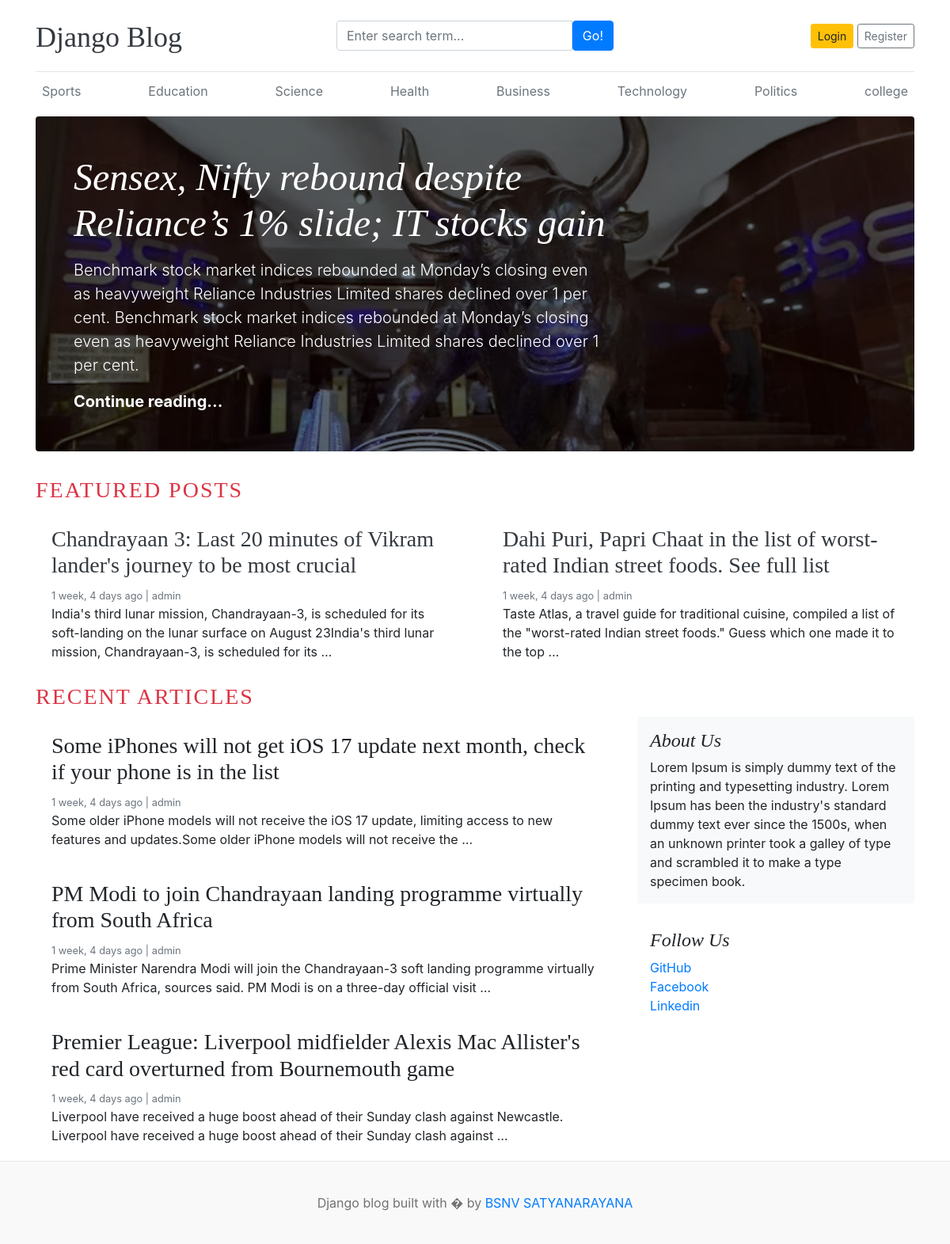
The page / on the database its author committed.
### blog/models.py (models this page shows, shortened)
class Category(models.Model):
    category_name=models.CharField(max_length=50,unique=True)
    created_at=models.DateTimeField(auto_now_add=True)
    updated_at=models.DateTimeField(auto_now=True)
    class Meta:
        verbose_name_plural='categories'

class Blog(models.Model):
    title=models.CharField(max_length=100)
    slug=models.SlugField(max_length=150,unique=True,blank=True)
    category=models.ForeignKey(Category,on_delete=models.CASCADE)
    author=models.ForeignKey(User,on_delete=models.CASCADE)
    featured_image=models.ImageField(upload_to='upload/%Y/%M/%d')
    short_description=models.TextField(max_length=2000)
    blog_body=models.TextField(max_length=5000)
    status=models.CharField(max_length=20,choices=STATUS_CHOICES,default=0)
    is_featured=models.BooleanField(default=False)
    created_at=models.DateTimeField(auto_now_add=True)
    updated_at=models.DateTimeField(auto_now=True)

### social/models.py (models this page shows, shortened)
class About(models.Model):
    about_heading=models.CharField(max_length=25)
    about_description=models.TextField(max_length=255)
    created_at=models.DateTimeField(auto_now_add=True)
    updated_at=models.DateTimeField(auto_now=True)
    class Meta:
        verbose_name_plural='About'

class SocialLink(models.Model):
    platform=models.CharField(max_length=25)
    link=models.URLField(max_length=100)
    created_at=models.DateTimeField(auto_now_add=True)
    updated_at=models.DateTimeField(auto_now=True)

### project1/views.py (the view)
# urls.py: 2. Add a URL to urlpatterns:  path('', views.home, name='home')
def home(request):
    featured_posts=Blog.objects.filter(is_featured=True,status='Published').order_by('-updated_at')
    posts=Blog.objects.filter(is_featured=False,status='Published')
    try:
        about=About.objects.get()
    except:
        about=None
    context={
        'featured_posts':featured_posts,
        'posts':posts,
        'about':about,
    }
    return render(request,'home.html',context)

### blog/context_processors.py (called while the page is built)
def get_categories(request):
    categories=Category.objects.all()
    return dict(categories=categories)

def get_social_links(request):
    social_links=SocialLink.objects.all()
    return dict(social_links=social_links)

### templates/home.html
{% extends 'base.html' %}
{% block content %}
{% for post in featured_posts %}
{% if forloop.first %}
<div class="jumbotron p-3 p-md-5 text-white rounded bg-dark" style="background-image: url({{post.featured_image.url}});background-blend-mode: overlay;background-size:cover;">
    <div class="col-md-8 px-0">
      <h1 class="display-4 font-italic">{{post.title}}</h1>
      <p class="lead my-3">{{post.short_description}}</p>
      <p class="lead mb-0"><a href="{% url 'blogs' post.slug %}" class="text-white font-weight-bold">Continue reading...</a></p>
    </div>
  </div>
  {% endif %}
  {% endfor %}
  <h3 class="text-uppercase text-danger" style="letter-spacing:2px;">Featured Posts</h3>
  <div class="row mb-2">
    {% for post in featured_posts %}
      {% if not forloop.first %}
    <div class="col-md-6">
      <div class="card border-0" >
        <div class="card-body">
          <h3><a href="{% url 'blogs' post.slug %}" class="text-dark">{{post.title}}</a></h3>
          <small class="mb-1 text-muted">{{post.created_at | timesince}} ago | {{post.author}}</small>
          <p class="card-text">{{post.short_description | truncatewords:25}}</p>
        </div>
      </div>
    </div>
      {% endif %}
    {% endfor %}
  </div>
  <h3 class="text-uppercase text-danger" style="letter-spacing:2px;">Recent Articles</h3>
  <main role="main" class="container p-0">
    <div class="row">
      <div class="col-md-8 blog-main">
        {% for post in posts %}
        <div class="card border-0" >
          <div class="card-body">
            <h3>{{post.title}}</h3>
            <small class="mb-1 text-muted">{{post.created_at | timesince}} ago | {{post.author}}</small>
            <p class="card-text">{{post.short_description | truncatewords:25}}</p>
          </div>
        </div>
        {% endfor %}
      </div>
      <aside class="col-md-4 blog-sidebar">
        <div class="p-3 mb-3 bg-light rounded">
          <h4 class="font-italic">{{about.about_heading}}</h4>
          <p class="mb-0">{{about.about_description}}</p>
        </div>
        {% if social_links %}
        <div class="p-3">
          <h4 class="font-italic">Follow Us</h4>
          <ol class="list-unstyled">
            {% for i in social_links  %}
            <li><a href="{{i.link}}" target="_blank">{{i.platform}}</a></li>
            {% endfor %}
          </ol>
        </div>
      </aside>
    {% endif %}
    </div>
  </main>
</div>
{% endblock  %}

### templates/base.html (shortened to what this page needs)
{% load static %}
<!DOCTYPE html>
<html lang="en">
<head>
    <link href="https://getbootstrap.com/docs/4.0/dist/css/bootstrap.min.css" rel="stylesheet">
    <link href="{% static 'css/blog.css' %}" rel="stylesheet">
  </head>
<body>
    <div class="container">
      <header class="blog-header py-3">
        <div class="row flex-nowrap justify-content-between align-items-center">
          <div class="col-4 pt-1">
            <a class="blog-header-logo text-dark" href="/">Django Blog</a>
          </div>
          <div class="col-4">
             <form action="{% url 'search' %}" method="GET">
              <div class="input-group">
                <input class="form-control" type="text" name="keyword" value="{{keyword}}" placeholder="Enter search term..." aria-label="Enter search term..." aria-describedby="button-search" />
                <button type="submit" class="btn btn-primary" id="button-search" type="button">Go!</button>
            </div>
             </form>
          </div>
          <div class="col-4 d-flex justify-content-end align-items-center">
            {% if not user.is_authenticated %}
            <a class="btn btn-sm btn-warning" href="{% url 'login' %}">Login</a> &nbsp;
            <a class="btn btn-sm btn-outline-secondary" href="{% url 'register' %}">Register</a>
          </div>
            {% else %}
            <span><a href="{% url 'dashboard' %}">dashboard</a></span>
            &emsp;
            <span><a href="{% url 'logout' %}">Logout</a></span>
            {% endif %}
        </div>
      </header>
      <div class="nav-scroller py-1 mb-2">
        <nav class="nav d-flex justify-content-between">
          {% for cat in categories %}
          <a class="p-2 text-muted" href="{% url 'posts_by_category' cat.id %}">{{cat.category_name}}</a>
          {% endfor %}
        </nav>
      </div>
{% block content %}
{% endblock  %}
<footer class="blog-footer">
    <p>Django blog built with � by <a href="#">BSNV SATYANARAYANA</a></p>
  </footer>
  </body>
  </html>

### project1/static/css/blog.css (style rules this page uses)
.blog-header { border-bottom: 1px solid #e5e5e5; }
.blog-header-logo { font-family: "Playfair Display", Georgia, "Times New Roman", serif; font-size: 2.25rem; }
h1, h2, h3, h4, h5, h6 { font-family: "Playfair Display", Georgia, "Times New Roman", serif; }
.display-4 { font-size: 2.5rem; }
@media (min-width: 768px) { .display-4 { font-size: 3rem; } }
.blog-footer { padding: 2.5rem 0; color: #727272; text-align: center; background-color: #f9f9f9; border-top: .05rem solid #e5e5e5; }
.blog-footer p:last-child { margin-bottom: 0; }

### rows shown on the page
Category: category_name "Sports"
Category: category_name "Education"
Category: category_name "Science"
Category: category_name "Health"
Category: category_name "Business"
Category: category_name "Technology"
Category: category_name "Politics"
Category: category_name "college"
Blog: featured_image (picture), title "Sensex, Nifty rebound despite Reliance’s 1% slide; IT stocks gain", short_description "Benchmark stock market indices rebounded at Monday’s closing even as heavyweight Reliance Industries Limited shares declined over 1 per cent. Benchmark stock market indices rebounded at Monday’s closing even as heavyweight Reliance Industries Limited shares declined over 1 per cent."
Blog: title "Chandrayaan 3: Last 20 minutes of Vikram lander's journey to be most crucial", created_at "1 week, 4 days", author "admin", short_description "India's third lunar mission, Chandrayaan-3, is scheduled for its soft-landing on the lunar surface on August 23India's third lunar mission, Chandrayaan-3, is scheduled for its …"
Blog: title "Dahi Puri, Papri Chaat in the list of worst-rated Indian street foods. See full list", created_at "1 week, 4 days", author "admin", short_description "Taste Atlas, a travel guide for traditional cuisine, compiled a list of the \"worst-rated Indian street foods.\" Guess which one made it to the top …"
Blog: title "Some iPhones will not get iOS 17 update next month, check if your phone is in the list", created_at "1 week, 4 days", author "admin", short_description "Some older iPhone models will not receive the iOS 17 update, limiting access to new features and updates.Some older iPhone models will not receive the …"
Blog: title "PM Modi to join Chandrayaan landing programme virtually from South Africa", created_at "1 week, 4 days", author "admin", short_description "Prime Minister Narendra Modi will join the Chandrayaan-3 soft landing programme virtually from South Africa, sources said. PM Modi is on a three-day official visit …"
Blog: title "Premier League: Liverpool midfielder Alexis Mac Allister's red card overturned from Bournemouth game", created_at "1 week, 4 days", author "admin", short_description "Liverpool have received a huge boost ahead of their Sunday clash against Newcastle. Liverpool have received a huge boost ahead of their Sunday clash against …"
About: about_heading "About Us", about_description "Lorem Ipsum is simply dummy text of the printing and typesetting industry. Lorem Ipsum has been the industry's standard dummy text ever since the 1500s, when an unknown printer took a galley of type and scrambled it to make a type specimen book."
SocialLink: platform "GitHub"
SocialLink: platform "Facebook"
SocialLink: platform "Linkedin"
